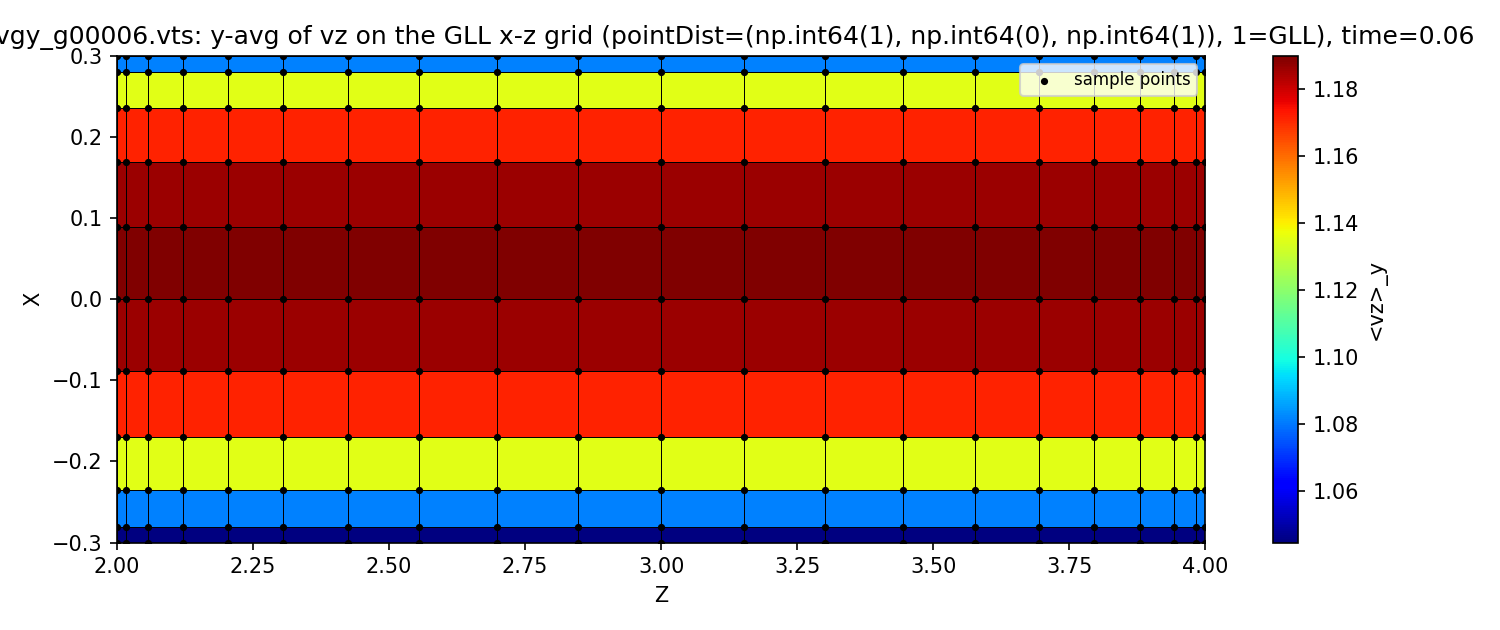

Recreate this plot in Python.
"""Visualize the GLL grid via the box3d_gll 1D-average output (Plan D).

Usage:  python test_gll_viz.py [field]     # field defaults to "vz" (also try "temp")

Loads the latest box3d_gll_avgy_g*.vts (feBox3dGll->doAvg("y"), gather mode:
y collapses -> x-z plane on GLL points) and draws a pcolormesh whose cell edges
sit at the node coordinates, with the nodes overlaid -- the edge clustering of
the Gauss-Lobatto-Legendre distribution is directly visible by eye. Falls back
to a synthetic GLL grid carrying the analytic y-average when the .vts does not
exist yet (i.e. before the NekRS case has been run).
Writes test_gll_viz.png; shows the figure if a display is available.
"""
import glob
import os
import sys

import numpy as np

import matplotlib

if not os.environ.get("DISPLAY"):
    matplotlib.use("Agg")  # headless-safe
import matplotlib.pyplot as plt

import fe_read

X0 = (-0.3, -0.3, 2.0)  # must match turbPipe.udf::feBox3dGll
X1 = (0.3, 0.3, 4.0)
DIMS = (11, 7, 21)

FIELD = sys.argv[1] if len(sys.argv) > 1 else "vz"


def load_plane(field):
    """(X, Z, F, time, pointDist, src) of the y-averaged x-z plane."""
    files = sorted(glob.glob("box3d_gll_avgy_g*.vts"))
    if files:
        d = fe_read.load(files[-1])
        nx, ny, nz = d["dims"]
        X = d["X"].reshape((nz, ny, nx))[:, 0, :]
        Z = d["Z"].reshape((nz, ny, nx))[:, 0, :]
        F = np.asarray(d[field], dtype=np.float64).reshape((nz, ny, nx))[:, 0, :]
        return X, Z, F, d["time"], d["pointDist"], files[-1]

    # synthetic fallback: GLL grid + y-average of the analytic field
    nx, ny, nz = DIMS
    t = 0.0
    x, _ = fe_read.axis_nodes_weights(nx, 1, X0[0], X1[0])
    y, _ = fe_read.axis_nodes_weights(ny, 1, X0[1], X1[1])
    z, _ = fe_read.axis_nodes_weights(nz, 1, X0[2], X1[2])
    Z3, Y3, X3 = np.meshgrid(z, y, x, indexing="ij")  # (nz, ny, nx)
    F3 = fe_read.ref_vz(X3, Y3, Z3, t) if field == "vz" else fe_read.ref_T(X3, Y3, Z3)
    F = fe_read.grid_avg(F3.ravel(), (nx, ny, nz), "y", (1, 1, 1))[:, 0, :]
    Z2, X2 = np.meshgrid(z, x, indexing="ij")
    return X2, Z2, F, t, (1, 1, 1), "(synthetic)"


X, Z, F, time, dist, src = load_plane(FIELD)

fig, ax = plt.subplots(figsize=(10, 4.2))

# flat shading with X/Z as cell corners: every mesh line IS a node line, so the
# GLL clustering toward the box edges shows up directly in the cell sizes
pc = ax.pcolormesh(Z, X, F[:-1, :-1], shading="flat", cmap="jet", edgecolors="k", linewidth=0.4)
ax.scatter(Z, X, s=6, c="k", zorder=3, label="sample points")

cb = fig.colorbar(pc, ax=ax)
cb.set_label(f"<{FIELD}>_y")
ax.set_xlabel("Z")
ax.set_ylabel("X")
ax.set_title(
    f"{src}: y-avg of {FIELD} on the GLL x-z grid "
    f"(pointDist={tuple(dist)}, 1=GLL), time={time:g}"
)
ax.legend(loc="upper right", fontsize=8)

fig.tight_layout()
fig.savefig("test_gll_viz.png", dpi=150)
print("wrote test_gll_viz.png")
if matplotlib.get_backend().lower() != "agg":
    plt.show()
